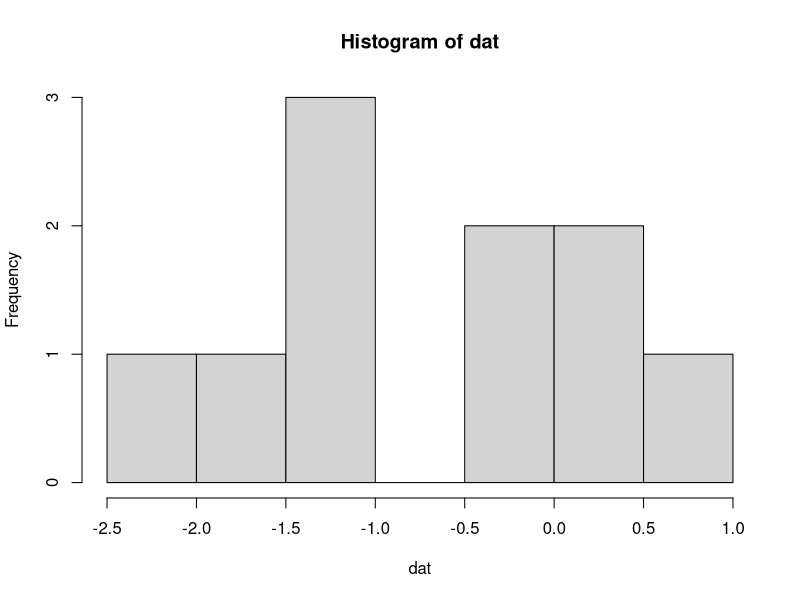
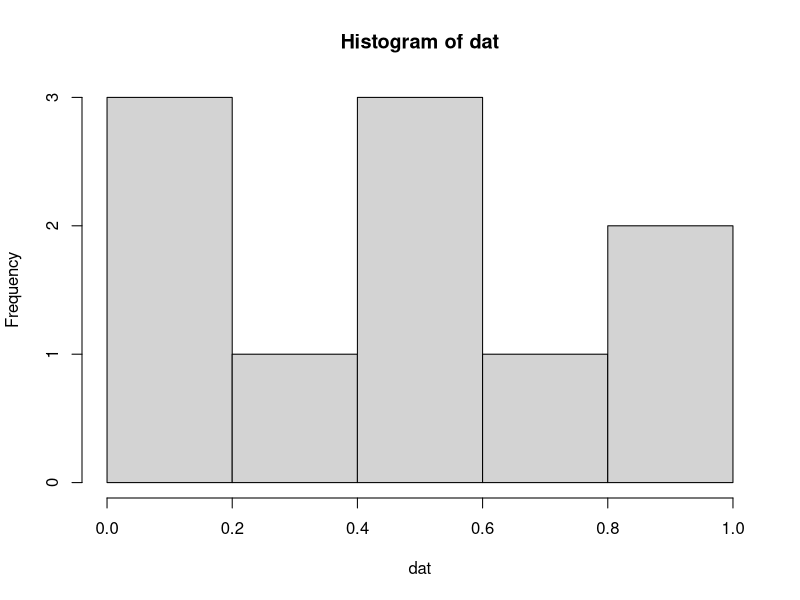

Generate these figures, in order, with R:
distribHist <- function(n, distrib) {
  arg <- match.arg(distrib, c("normal", "unif"))
  dat <- switch(arg, "normal" = rnorm(n), "unif" = runif(n))
  hist(dat)
}

distribHist(10, "n")
distribHist(10, "un")